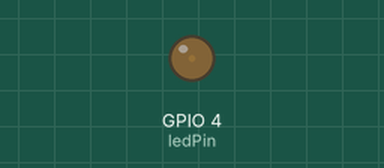
Bench run of a sketch on a simulated ESP32. Parts: output pins drawn as LEDs (lit = HIGH).

Above: at 0.05 s.
At 1.15 s:
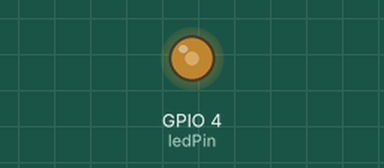
At 2.3 s:
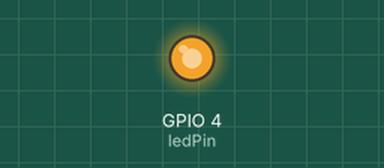
At 4.55 s:
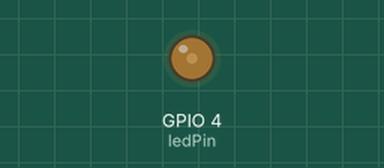
Timing chart, 0 to 6.6 s (numbered marks = the images above):
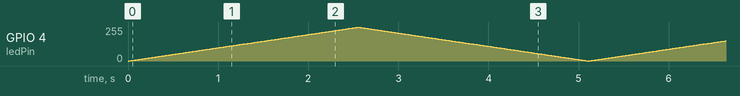

The sketch:

9.BirghtnessControl.ino
```cpp
int ledPin = 4;

int ledChannel = 0;
int frequency = 5000;
int resolution = 8;

void setup()
{
	ledcSetup(ledChannel, frequency, resolution);
	ledcAttachPin(ledPin, ledChannel);
}

void loop()
{
	for(int i=0;i<255;i++)
	{
		ledcWrite(ledChannel, i);
		delay(10);
	}

	for(int i=255;i>0;i--)
	{
		ledcWrite(ledChannel, i);
		delay(10);

	}


}
```
